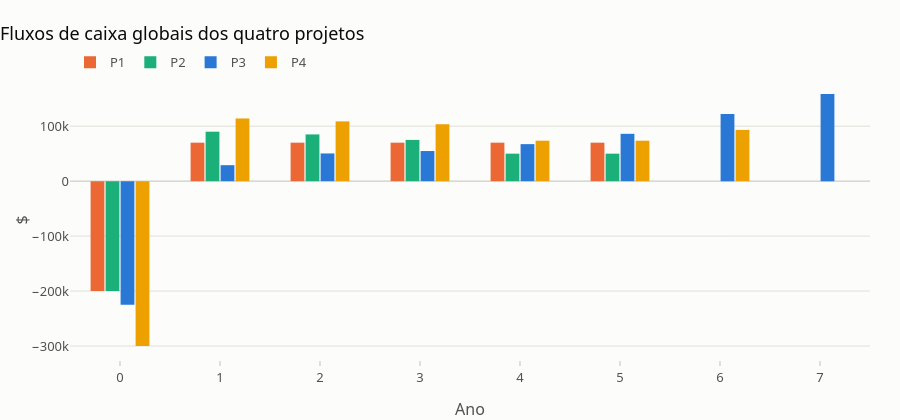

The code cell stored with this chart in its notebook:
### Code cell
fig = viz.grafico_fluxos(projetos, titulo="Fluxos de caixa globais dos quatro projetos")
viz.exportar(fig, f"{SAIDA}/fluxos")
fig

### Figure 1 — Plotly figure (JSON) as saved in the notebook; plotly's stock layout.template omitted (floating-point values rounded to 4 significant figures)
{"data": [{"hovertemplate": "P1<br>Ano %{x}: %{y:,.0f}<extra></extra>", "marker": {"color": "#eb6834", "line": {"width": 0}}, "name": "P1", "type": "bar", "x": [0, 1, 2, 3, 4, 5], "y": [-200000.0, 70000.0, 70000.0, 70000.0, 70000.0, 70000.0]}, {"hovertemplate": "P2<br>Ano %{x}: %{y:,.0f}<extra></extra>", "marker": {"color": "#1baf7a", "line": {"width": 0}}, "name": "P2", "type": "bar", "x": [0, 1, 2, 3, 4, 5], "y": [-200000.0, 90000.0, 85000.0, 75000.0, 50000.0, 50000.0]}, {"hovertemplate": "P3<br>Ano %{x}: %{y:,.0f}<extra></extra>", "marker": {"color": "#2a78d6", "line": {"width": 0}}, "name": "P3", "type": "bar", "x": [0, 1, 2, 3, 4, 5, 6, 7], "y": [-225000.0, 29040.0, 50350.0, 54790.0, 67330.0, 86120.0, 122000.0, 158600.0]}, {"hovertemplate": "P4<br>Ano %{x}: %{y:,.0f}<extra></extra>", "marker": {"color": "#eda100", "line": {"width": 0}}, "name": "P4", "type": "bar", "x": [0, 1, 2, 3, 4, 5, 6], "y": [-300000.0, 114000.0, 108700.0, 103500.0, 73580.0, 73580.0, 93190.0]}], "layout": {"barmode": "group", "height": 420, "title": {"text": "Fluxos de caixa globais dos quatro projetos"}, "xaxis": {"title": {"text": "Ano"}}, "yaxis": {"title": {"text": "$"}}}}
